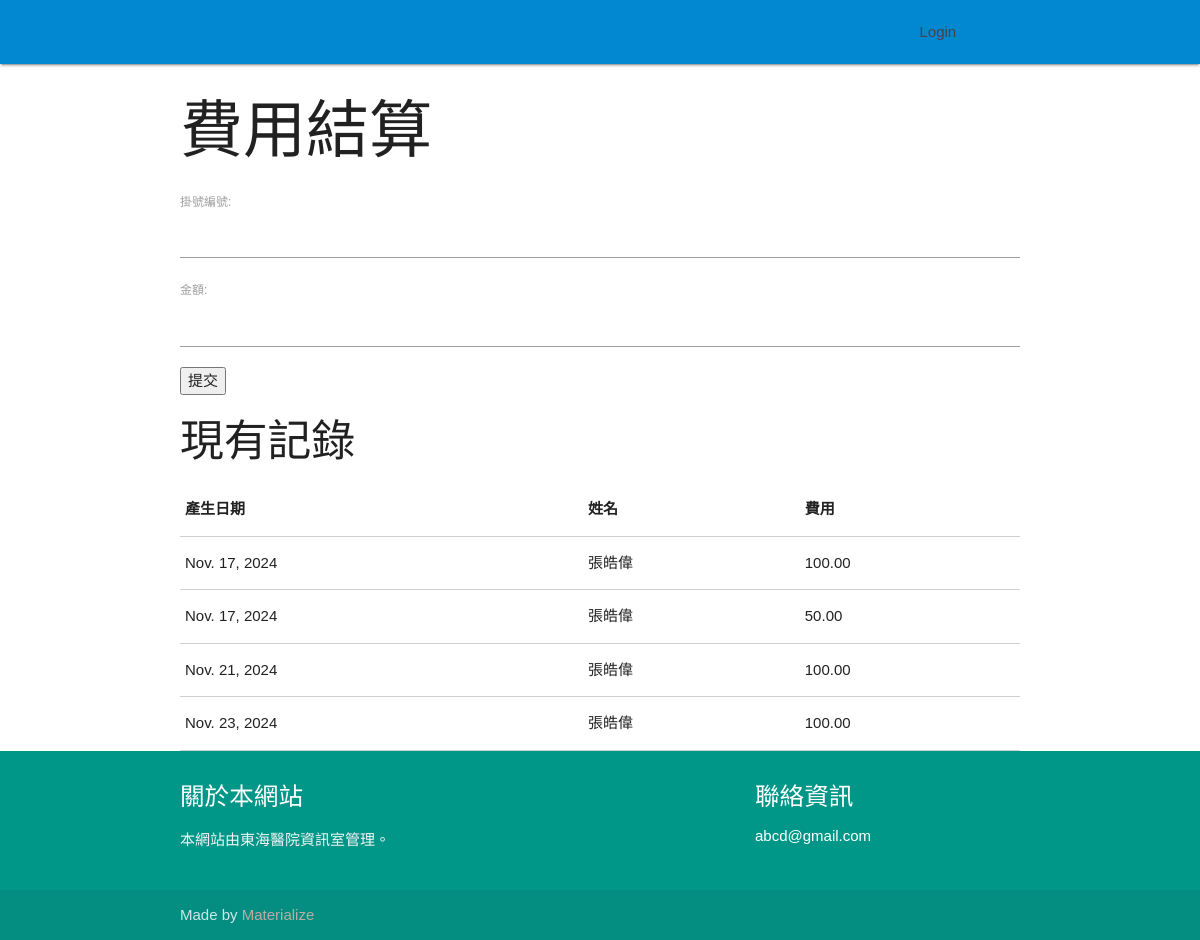
The app's page /billing/billing_interface/, older data.
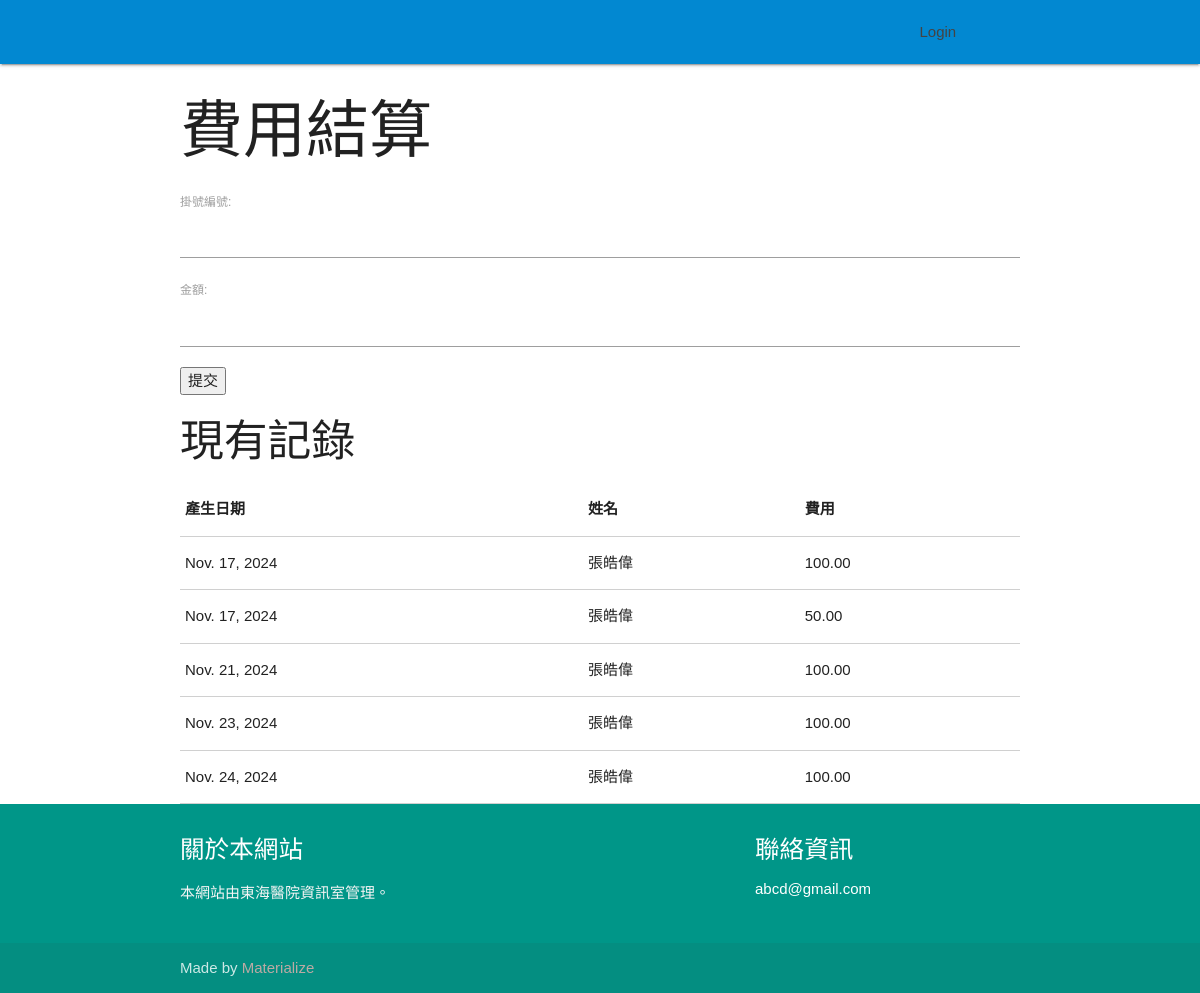
The same page, newer data.
### billing/models.py (models this page shows, shortened)
class BillingRecord(models.Model):
    appointment = models.OneToOneField(Appointment, on_delete=models.CASCADE)
    amount = models.DecimalField(max_digits=10, decimal_places=2)
    date_created = models.DateField(auto_now_add=True)

### appointments/models.py (models this page shows)
class Appointment(models.Model):
    appointment_id = models.CharField(max_length=8, unique=True, null=True, blank=True)  # 預約的唯一識別碼，最多 8 個字元，可為空
    patient = models.ForeignKey(Patient, on_delete=models.CASCADE, db_column="patient_id")  # 外鍵，指向病人，當病人被刪除時，所有與其相關的預約也會被刪除
    doctor = models.ForeignKey(Doctor, on_delete=models.CASCADE, db_column="doctor_id")  # 外鍵，指向醫生，當醫生被刪除時，所有與其相關的預約也會被刪除
    date = models.DateTimeField()  # 預約的日期和時間
    description = models.TextField()  # 預約的描述，記錄病人或醫生的相關註解

class Patient(models.Model):
    patient_id = models.CharField(max_length=8, unique=True, null=True, blank=True)  # 病人的唯一識別碼，最多 8 個字元，可為空
    name = models.CharField(max_length=100)  # 病人的姓名，最多 100 個字元
    dob = models.DateField()  # 病人的出生日期
    phone = models.CharField(max_length=15)  # 病人的電話號碼，最多 15 個字元
    gender = models.CharField(max_length=10, choices=[('M', 'Male'), ('F', 'Female')])  # 病人的性別，選擇男或女
    age = models.IntegerField(null=False, default=18)  # 病人的年齡，默認為 18

### billing/views.py (the view)
# urls.py: path('billing_interface/', views.billing_interface, name='billing_interface'),
def billing_interface(request):
    if request.method == 'POST':
        appointment_id = request.POST['appointment_id']
        amount = request.POST['amount']
        appointment = Appointment.objects.get(appointment_id=appointment_id)
        BillingRecord.objects.create(appointment=appointment, amount=amount)
        return redirect('billing_interface')
    records = BillingRecord.objects.all()
    return render(request, 'billing/billing_interface.html', {'records': records})

### billing/templates/billing/billing_interface.html (shortened to what this page needs)
{% extends 'base.html' %}
{% block content %}
<h1>費用結算</h1>
<form method="post">
    <label for="appointment_id">掛號編號:</label>
    <input type="text" id="appointment_id" name="appointment_id" required><br>
    <label for="amount">金額:</label>
    <input type="number" id="amount" name="amount" step="10" required><br>
    <button type="submit">提交</button>
</form>
<h3>現有記錄</h3>
<table class="bordered responsive-table">
    <thead>
      <tr>
          <th data-field="date_created">產生日期</th>
          <th data-field="name">姓名</th>
          <th data-field="price">費用</th>
      </tr>
    </thead>
    <tbody>
        {% for record in records %}
      <tr>
        <td>{{ record.date_created }} </td>
        <td>{{ record.appointment.patient.name }} </td>
        <td>{{ record.amount }}</td>
      </tr>
      {% endfor %}
    </tbody>
  </table>
{% endblock %}

Row changes from the older to the newer data that the page shows:
added BillingRecord: date_created "Nov. 24, 2024", appointment.patient.name "張皓偉", amount "100.00"
